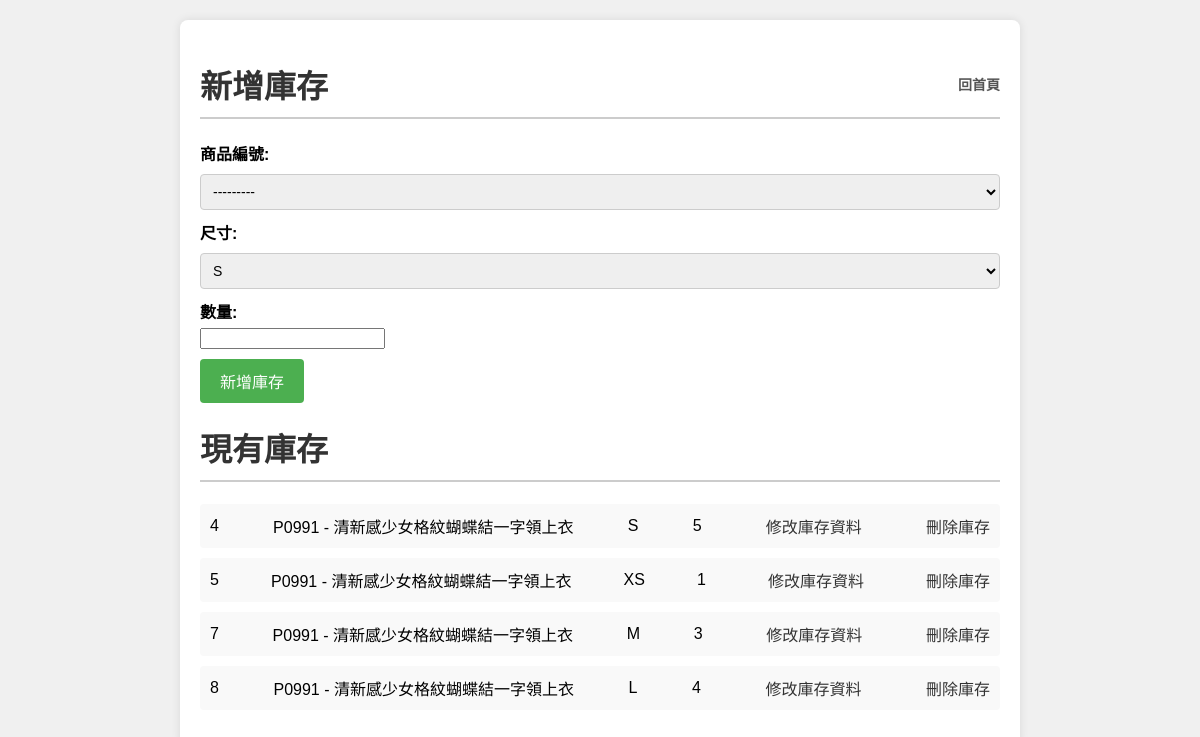
/manage_store.html/, run on the app's committed database.
### home/models.py (models this page shows, shortened)
class Product(models.Model):
    CATEGORY_CHOICES = [
        ('tops', '上衣'),
        ('bottoms', '下装'),
        ('dresses', '洋装'),
        ('sweaters', '毛衣'),
        ('outerwear', '外套/夾克'),
        ('homewear', '家居'),
        ('shoes', '鞋子'),
        ('bags', '包包'),
        ('accessories', '配件'),
    ]
    SUBCATEGORY_CHOICES = {
        'tops': [
            ('sleeveless', '無袖'),
            ('short_sleeve', '短袖'),
            ('long_sleeve', '長袖'),
            ('shirt', '襯衫'),
        ],
        'bottoms': [
            ('skirts', '裙類'),
            ('shorts', '短褲'),
            ('pants', '長褲'),
            ('jeans', '牛仔褲'),
        ],
        'dresses': [
            ('floral', '小碎花'),
            ('straight', '直筒'),
            ('sleeveless', '無袖'),
        ],
        'sweaters': [
            ('sweater', '毛衣'),
            ('knit_vest', '針織背心'),
            ('knit_cardigan', '針織外套'),
        ],
        'outerwear': [
            ('casual_jacket', '休閒外套'),
            ('windbreaker', '防風外套'),
            ('down_jacket', '羽絨外套'),
            ('coat', '大衣'),
        ],
        'homewear': [
            ('pajamas', '睡衣'),
            ('robe', '睡袍'),
        ],
        'shoes': [
            ('flats', '平底鞋'),
            ('dad_sneakers', '老爹鞋'),
            ('clogs', '洞洞鞋'),
        ],
        'bags': [
            ('handbag', '手提包'),
            ('backpack', '後背包'),
            ('shoulder_bag', '肩背包'),
            ('wallet', '皮夾'),
        ],
        'accessories': [
            ('jewelry', '飾品'),
            ('belt', '皮帶'),
            ('hat', '帽子'),
        ],
    }
    productNo = models.AutoField(primary_key=True,  verbose_name='商品編號')
    category = models.CharField(max_length=50, choices=CATEGORY_CHOICES, default='tops', verbose_name='商品類別')
    subcategory = models.CharField(max_length=50, default='sleeveless', verbose_name='商品子類別')
    productName = models.CharField(max_length=100, verbose_name='商品名稱')
    describe = models.TextField(verbose_name='商品描述')
    picture = models.URLField(verbose_name='圖片')
    price = models.PositiveIntegerField(default=0, verbose_name='價格')
    @property
    def num_str(self):
        return f"P{self.productNo:04d}"
    def __str__(self):
        return f"{self.num_str} - {self.productName}"

class Store(models.Model):
    storeNo = models.AutoField(primary_key=True, verbose_name='庫存編號')
    productNo = models.ForeignKey(Product, on_delete=models.CASCADE, verbose_name='商品編號')
    size = models.CharField(max_length=2, choices=(('XS', 'XS'),('S', 'S'), ('M', 'M'), ('L', 'L'), ('XL', 'XL'),('F','F')), default='S', verbose_name='尺寸')
    quantity = models.PositiveIntegerField(verbose_name='數量')

### home/views.py (the view)
# urls.py: path('manage_store.html/', views.manage_store, name='manage_store'),
def manage_store(request):
    if request.method == 'POST':
        store_form = StoreForm(request.POST)
        if store_form.is_valid():
            store_form.save()
            messages.success(request, '新增庫存成功！')
            return redirect('manage_store')
    else:
        store_form = StoreForm()
    stores = Store.objects.all()
    return render(request, 'manage_store.html', {
        'store_form': store_form,
        'stores': stores
    })

### home/forms.py
class StoreForm(forms.ModelForm):
    class Meta:
        model = Store
        fields = ['productNo', 'size', 'quantity']

### templates/manage_store.html (shortened to what this page needs)
<!DOCTYPE html>
<html lang="zh-TW">
<head>
</head>
<body>
    <div class="container">
        <h1>
            新增庫存
            <a href="/" style="font-size: 14px;">回首頁</a>
        </h1>
        <form method="post">
            <div class="fieldWrapper">
                <label for="id_productNo">商品編號:</label>
                {{ store_form.productNo }}
            </div>
            <div class="fieldWrapper">
                <label for="id_size">尺寸:</label>
                {{ store_form.size }}
            </div>
            <div class="fieldWrapper">
                <label for="id_quantity">數量:</label>
                {{ store_form.quantity }}
            </div>
            <button type="submit">新增庫存</button>
        </form>
        <h1>現有庫存</h1>
        <ul>
            {% for store in stores %}
                <li>
                    <span>{{ store.storeNo }}</span>
                    <span>{{ store.productNo }}</span>
                    <span>{{ store.size }}</span>
                    <span>{{ store.quantity }}</span>
                    <a href="{% url 'edit_store' store.storeNo %}">修改庫存資料</a>
                    <a href="{% url 'delete_store' store.storeNo %}">刪除庫存</a>
                </li>
            {% endfor %}
        </ul>
    </div>
</body>
</html>

### templates/manage_store.html (style rules this page uses)
body { font-family: Arial, sans-serif; background-color: #f0f0f0; margin: 0; padding: 20px; }
.container { max-width: 800px; margin: 0 auto; background: #fff; padding: 20px; border-radius: 8px; box-shadow: 0px 0px 10px rgba(0, 0, 0, 0.1); }
h1 { color: #333; border-bottom: 2px solid #ccc; padding-bottom: 10px; display: flex; justify-content: space-between; align-items: center; }
h1 a { font-size: 14px; margin-left: 10px; text-decoration: none; color: #555; }
form { margin-bottom: 20px; }
.fieldWrapper { margin-bottom: 10px; }
label { display: block; font-weight: bold; margin-bottom: 5px; }
input[type="text"], select { width: calc(100% - 6px); padding: 8px; border: 1px solid #ccc; border-radius: 4px; font-size: 14px; margin-top: 4px; }
select { width: 100%; }
button { background-color: #4CAF50; color: white; padding: 10px 20px; border: none; border-radius: 4px; cursor: pointer; font-size: 16px; }
ul { list-style-type: none; padding: 0; }
li { background-color: #f9f9f9; padding: 10px; margin-bottom: 10px; border-radius: 4px; display: flex; justify-content: space-between; align-items: center; }
li a { color: #333; text-decoration: none; margin-left: 10px; }

### data on the page
Product: productNo "---------"
Store: storeNo "4", productNo "P0991 - 清新感少女格紋蝴蝶結一字領上衣", size "S", quantity "5"
Store: storeNo "5", productNo "P0991 - 清新感少女格紋蝴蝶結一字領上衣", size "XS", quantity "1"
Store: storeNo "7", productNo "P0991 - 清新感少女格紋蝴蝶結一字領上衣", size "M", quantity "3"
Store: storeNo "8", productNo "P0991 - 清新感少女格紋蝴蝶結一字領上衣", size "L", quantity "4"
